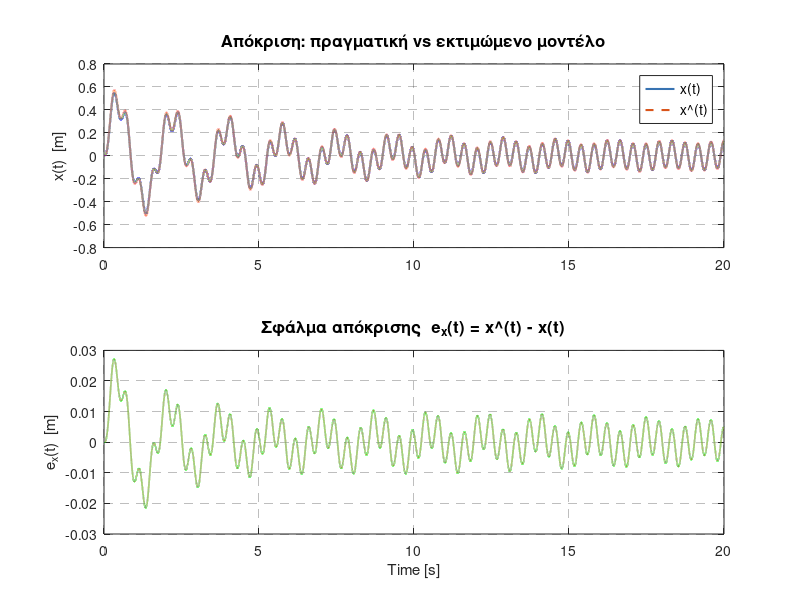
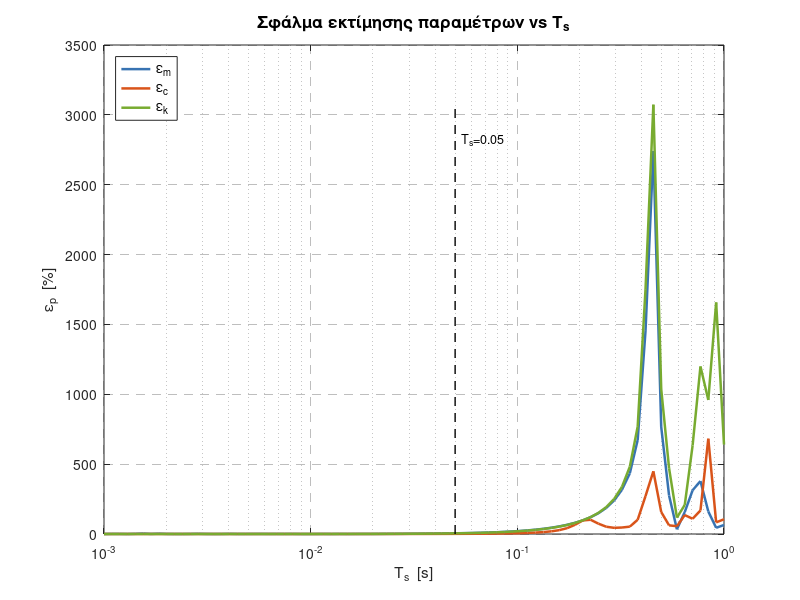
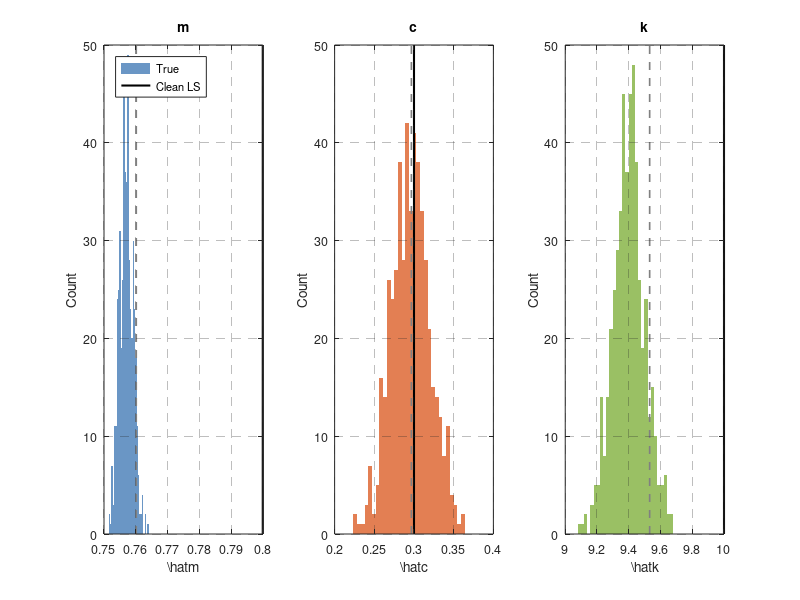

These charts were generated, in order, by the following MATLAB code:
% Part 2: Least Squares Parameter Estimation
% Mass-spring-damper: m*xdd + c*xd + k*x = u(t)

% --- Ground truth & simulation ---
m_true = 0.8;  k_true = 10;  c_true = 0.3;
dt = 1e-4;     T  = 20;

u_fn = @(t) 20 * sin(15 * t);
f    = @(t, x) [x(2); -(k_true/m_true)*x(1) - (c_true/m_true)*x(2) + u_fn(t)/m_true];

tspan = 0:dt:T;
[t_sim, x_sim] = ode45(f, tspan, [0; 0]);
x_sim = x_sim';   % 2 x M  (row 1: position, row 2: velocity)

% =========================================================
% Helper: filter-based LS (Section 2.3.1)
% Filter both sides with 1/Lambda(s), Lambda(s) = s + lambda
% Uses bilinear (Tustin) discretisation.
% Since xd is measurable: (1/Lambda)*xdd = (s/Lambda)*xd
% Returns theta = [m; c; k]
% =========================================================
function theta = run_ls_filter(x_s, xd_s, u_s, Ts, lambda)
    % Bilinear coefficients for H1(z) = 1/(s+lambda)
    b1 = Ts * [1,  1];
    a1 = [2 + lambda*Ts,  lambda*Ts - 2];
    % Bilinear coefficients for Hs(z) = s/(s+lambda)
    bs = 2  * [1, -1];
    % (same denominator a1)

    % Filtered signals
    z     = filter(b1, a1, u_s);    % (1/Lambda) * u
    zeta1 = filter(bs, a1, xd_s);  % (s/Lambda) * xd  [replaces xdd/Lambda]
    zeta2 = filter(b1, a1, xd_s);  % (1/Lambda) * xd
    zeta3 = filter(b1, a1, x_s);   % (1/Lambda) * x

    % Skip filter settling transient (~5 time constants = 5/lambda seconds)
    skip = ceil(5 / (lambda * Ts));
    ii   = (skip + 1) : length(z);
    if length(ii) < 10
        theta = nan(3, 1);
        return;
    end

    Z     = [zeta1(ii)', zeta2(ii)', zeta3(ii)'];
    z_vec = z(ii)';
    theta = (Z' * Z) \ (Z' * z_vec);
end

% =========================================================
% (α) Ts = 0.05 s
% =========================================================
lambda = 10;   % filter pole: Lambda(s) = s + lambda
Ts  = 0.05;
idx = 1 : round(Ts/dt) : length(t_sim);

x_s  = x_sim(1, idx);
xd_s = x_sim(2, idx);
u_s  = u_fn(t_sim(idx)');

theta0 = run_ls_filter(x_s, xd_s, u_s, Ts, lambda);
m_hat = theta0(1);  c_hat = theta0(2);  k_hat = theta0(3);

fprintf('--- (α) Ts = %.3f s ---\n', Ts);
fprintf('         m         c         k\n');
fprintf('True:  %8.4f  %8.4f  %8.4f\n', m_true, c_true, k_true);
fprintf('LS:    %8.4f  %8.4f  %8.4f\n', m_hat, c_hat, k_hat);
fprintf('err%%:  %8.4f  %8.4f  %8.4f\n\n', ...
    abs(m_hat-m_true)/m_true*100, ...
    abs(c_hat-c_true)/c_true*100, ...
    abs(k_hat-k_true)/k_true*100);

% Re-simulate with estimated params
f_hat = @(t, x) [x(2); -(k_hat/m_hat)*x(1) - (c_hat/m_hat)*x(2) + u_fn(t)/m_hat];
[~, x_hat_sim] = ode45(f_hat, tspan, [0; 0]);
x_true = x_sim(1, :)';
x_hat  = x_hat_sim(:, 1);
e_x    = x_hat - x_true;

W = 720;  H = 420;

fig1 = figure(1);
set(fig1, 'Position', [100 600 W H]);

subplot(2,1,1);
hold on;
plot(t_sim, x_true, 'Color', [0.22 0.45 0.70], 'LineWidth', 1.5, 'DisplayName', 'x(t)');
plot(t_sim, x_hat,  '--', 'Color', [0.85 0.33 0.10], 'LineWidth', 1.5, 'DisplayName', 'x\^(t)');
ylabel('x(t)  [m]', 'FontSize', 11);
title('\bfΑπόκριση: πραγματική vs εκτιμώμενο μοντέλο', 'FontSize', 12, 'Interpreter', 'tex');
legend('x(t)', 'x\^(t)', 'Location', 'northeast', 'FontSize', 10);
grid on;
set(gca, 'GridAlpha', 0.3, 'GridLineStyle', '--', 'FontSize', 10, 'Box', 'on', 'XLim', [0 T]);
hold off;

subplot(2,1,2);
plot(t_sim, e_x, 'Color', [0.47 0.67 0.19], 'LineWidth', 1.2);
xlabel('Time [s]', 'FontSize', 11);
ylabel('e_x(t)  [m]', 'FontSize', 11, 'Interpreter', 'tex');
title('\bfΣφάλμα απόκρισης  e_x(t) = x\^(t) - x(t)', 'FontSize', 12, 'Interpreter', 'tex');
grid on;
set(gca, 'GridAlpha', 0.3, 'GridLineStyle', '--', 'FontSize', 10, 'Box', 'on', 'XLim', [0 T]);
print('../outputs/alpha_response.svg', '-dsvg');

% =========================================================
% (β) Effect of sampling period
% =========================================================
Ts_vec = logspace(-3, 0, 80);
err_m  = nan(size(Ts_vec));
err_c  = nan(size(Ts_vec));
err_k  = nan(size(Ts_vec));

for j = 1:length(Ts_vec)
    Tsj  = Ts_vec(j);
    idxj = 1 : round(Tsj/dt) : length(t_sim);
    if length(idxj) < 5, continue; end

    x_j  = x_sim(1, idxj);
    xd_j = x_sim(2, idxj);
    u_j  = u_fn(t_sim(idxj)');

    try
        th = run_ls_filter(x_j, xd_j, u_j, Tsj, lambda);
        err_m(j) = abs(th(1) - m_true) / m_true * 100;
        err_c(j) = abs(th(2) - c_true) / c_true * 100;
        err_k(j) = abs(th(3) - k_true) / k_true * 100;
    catch
    end
end

fig2 = figure(2);
set(fig2, 'Position', [100 100 W H]);
hold on;
semilogx(Ts_vec, err_m, 'Color', [0.22 0.45 0.70], 'LineWidth', 1.8, 'DisplayName', '\epsilon_m');
semilogx(Ts_vec, err_c, 'Color', [0.85 0.33 0.10], 'LineWidth', 1.8, 'DisplayName', '\epsilon_c');
semilogx(Ts_vec, err_k, 'Color', [0.47 0.67 0.19], 'LineWidth', 1.8, 'DisplayName', '\epsilon_k');
plot([0.05 0.05], [0 max([err_m, err_c, err_k])], '--k', 'LineWidth', 1.0, 'HandleVisibility', 'off');
text(0.05, max([err_m, err_c, err_k])*0.92, '  T_s=0.05', 'FontSize', 9);
xlabel('T_s  [s]', 'FontSize', 11);
ylabel('\epsilon_p  [%]', 'FontSize', 11, 'Interpreter', 'tex');
title('\bfΣφάλμα εκτίμησης παραμέτρων vs T_s', 'FontSize', 12, 'Interpreter', 'tex');
legend('Location', 'northwest', 'FontSize', 10);
grid on;
set(gca, 'GridAlpha', 0.3, 'GridLineStyle', '--', 'FontSize', 10, 'Box', 'on');
hold off;
print('../outputs/beta_sampling.svg', '-dsvg');

% =========================================================
% (γ) White Gaussian noise — Monte Carlo
% =========================================================
sigma_x  = 0.05 * std(x_s);
sigma_xd = 0.05 * std(xd_s);
N_mc     = 500;

thetas_mc = zeros(3, N_mc);
for mc = 1:N_mc
    x_noisy  = x_s  + sigma_x  * randn(size(x_s));
    xd_noisy = xd_s + sigma_xd * randn(size(xd_s));
    thetas_mc(:, mc) = run_ls_filter(x_noisy, xd_noisy, u_s, Ts, lambda);
end

theta_mean = mean(thetas_mc, 2);
theta_std  = std(thetas_mc, 0, 2);
err_mc = abs(theta_mean - [m_true; c_true; k_true]) ./ [m_true; c_true; k_true] * 100;

fprintf('--- (γ) Monte Carlo (%d runs), sigma_x=%.2e  sigma_xd=%.2e ---\n', N_mc, sigma_x, sigma_xd);
fprintf('            m         c         k\n');
fprintf('True:    %8.4f  %8.4f  %8.4f\n', m_true,        c_true,        k_true);
fprintf('Clean:   %8.4f  %8.4f  %8.4f\n', theta0(1),     theta0(2),     theta0(3));
fprintf('MC mean: %8.4f  %8.4f  %8.4f\n', theta_mean(1), theta_mean(2), theta_mean(3));
fprintf('MC std:  %8.4f  %8.4f  %8.4f\n', theta_std(1),  theta_std(2),  theta_std(3));
fprintf('Err clean [%%]:  %.4f  %.4f  %.4f\n', ...
    abs(theta0(1)-m_true)/m_true*100, abs(theta0(2)-c_true)/c_true*100, abs(theta0(3)-k_true)/k_true*100);
fprintf('Err MC mean [%%]: %.4f  %.4f  %.4f\n', err_mc(1), err_mc(2), err_mc(3));

% Histogram of MC estimates
fig3 = figure(3);
set(fig3, 'Position', [100 100 W H]);
params     = {'m', 'c', 'k'};
true_vals  = [m_true, c_true, k_true];
clean_vals = [theta0(1), theta0(2), theta0(3)];
colors     = {[0.22 0.45 0.70], [0.85 0.33 0.10], [0.47 0.67 0.19]};

for p = 1:3
    subplot(1, 3, p);
    hist(thetas_mc(p,:), 30);
    h = findobj(gca, 'Type', 'patch');
    set(h, 'FaceColor', colors{p}, 'FaceAlpha', 0.75, 'EdgeColor', 'none');
    hold on;
    xline_val = true_vals(p);
    yl = ylim();
    plot([xline_val xline_val], yl, 'k-',  'LineWidth', 1.5, 'DisplayName', 'True');
    plot([clean_vals(p) clean_vals(p)], yl, '--', 'Color', [0.5 0.5 0.5], 'LineWidth', 1.2, 'DisplayName', 'Clean LS');
    xlabel(sprintf('\\hat{%s}', params{p}), 'FontSize', 11);
    ylabel('Count', 'FontSize', 10);
    title(sprintf('\\bf%s', params{p}), 'FontSize', 12, 'Interpreter', 'tex');
    if p == 1
        legend('True', 'Clean LS', 'Location', 'northwest', 'FontSize', 8);
    end
    grid on;
    set(gca, 'GridAlpha', 0.3, 'GridLineStyle', '--', 'FontSize', 9, 'Box', 'on');
    hold off;
end
print('../outputs/gamma_montecarlo.svg', '-dsvg');
